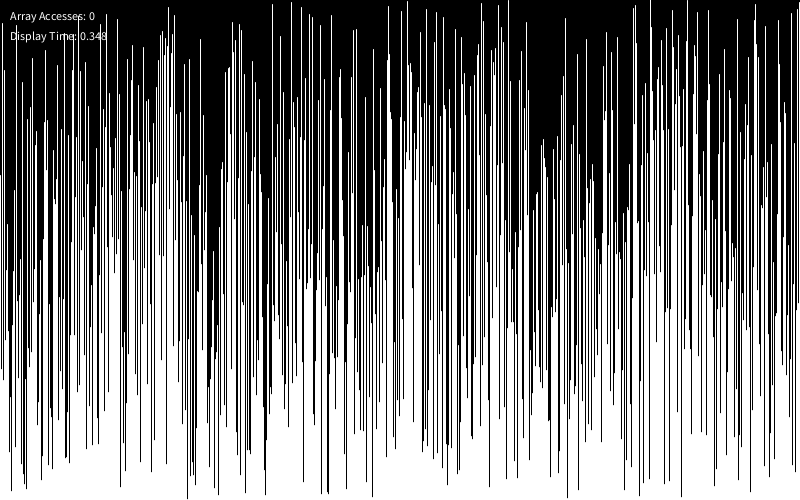
Frame 1 (no input)
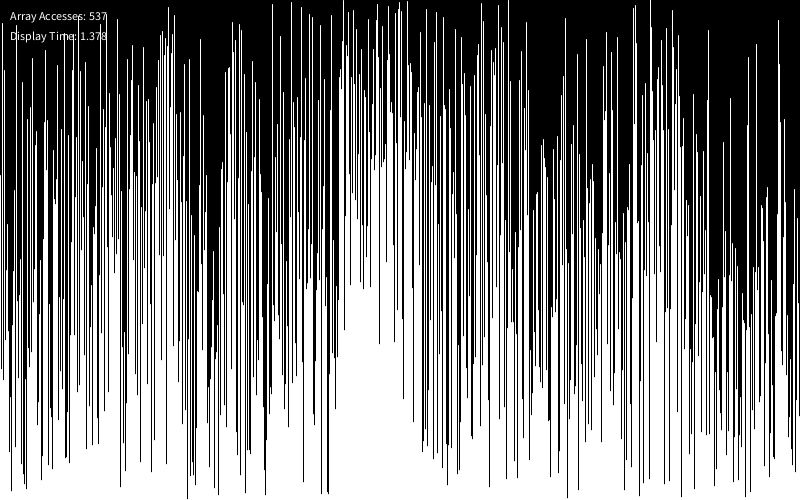
Frame 60 (the mouse pressed at the canvas centre just before this capture)
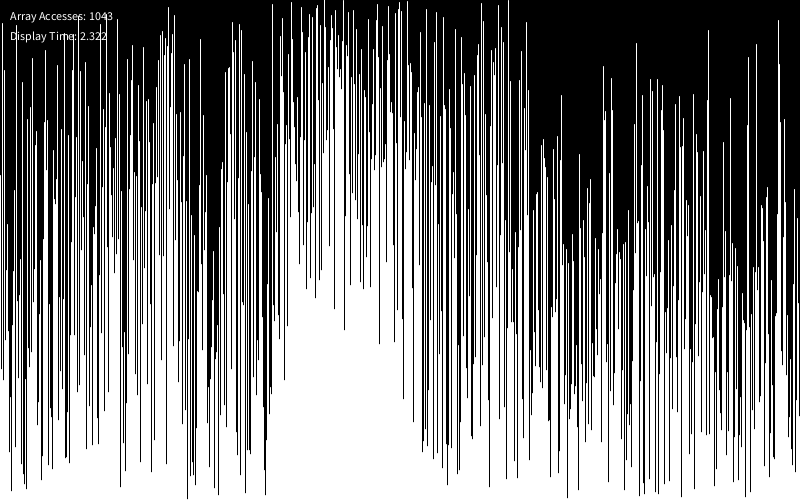
Frame 120 (the mouse held since frame 60 and released just before this capture)

The Processing sketch that drew these frames (run headless with seeded random() and noise(); from frame 60 on, the mouse is pressed at the canvas centre):

// Processing sketch: Heap_Sort
// ── Heap_Sort.pde
float[] values;
int j;
int i;
int n;
int arrayAccesses;
float startTime;

void setup(){
  frameRate(100);
  size(800, 500);
  arrayAccesses = 0;
  values = new float[width];
  n = values.length;
  j = n/2-1;
  i = n-1;
  float[] temp = new float[width];
  for(int i = 0; i < temp.length; i++){
    temp[i] = height*(float)i/width+1;
  }
  for(int i = 0; i < n; i++){
    int add = (int)random(temp.length);
    while(contains(values, temp[add])){
      add = (int)random(temp.length);
    }
    values[i] = temp[add];
  }
  startTime = millis();
}

void draw(){
  display();
  if(j >= 0){
    values = heapify(values, n, j);
    j--;
  } else if(i >= 0){
      values = switchVals(values, i, 0);
      arrayAccesses += 2;
      values = heapify(values, i, 0);
      i--;
  } else {
    noLoop();
  }
}

float[] heapify(float[] arr, int n, int i){
    arrayAccesses += 4;
    int largest = i;
    int l = 2*i + 1;
    int r = 2*i + 2;

    if(l < n && arr[l] > arr[largest]){
        largest = l;
    }
    if(r < n && arr[r] > arr[largest]){
        largest = r;
    }
    if(largest != i){
        arr = switchVals(arr, i, largest);
        heapify(arr, n, largest);
    }
    return arr;
}

void display(){
  background(0);
  text("Array Accesses: " + arrayAccesses, 10, 20);
  text("Display Time: " + ((millis()-startTime)/1000), 10, 40);
  for(int i = 0; i < n; i++){
    stroke(255);
    line(i, height, i, height-values[i]);
  }
}

float[] switchVals(float[] arr, int pos1, int pos2){
  float hold = arr[pos1];
  arr[pos1] = arr[pos2];
  arr[pos2] = hold;
  arrayAccesses += 3;
  return arr;
}

boolean contains(float[] arr, float val){
  for(float i: arr){
    if(i == val){
      return true;
    }
  }
  return false;
}
